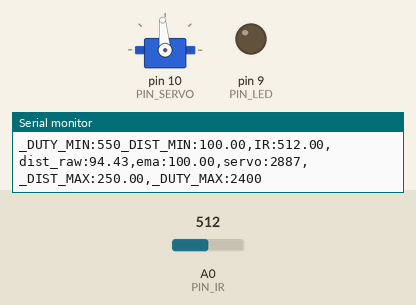
Recording of a sketch running on a simulated Arduino Uno, built with avr-gcc and run on an emulated ATmega328P. Shown: servo, output pins drawn as LEDs (lit = HIGH), the last lines printed to the serial monitor. Inputs (shaded band) come from the test bench; at power-on: A0 (PIN_IR) = 512.

Above: at 1.2 s.
1.3 s: A0 (PIN_IR) set to 476
At 2.2 s:
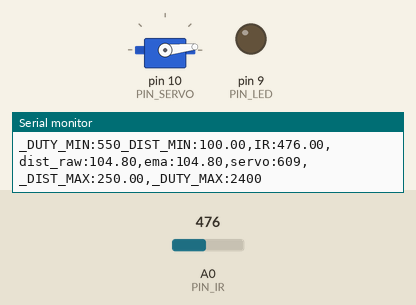
2.8 s: A0 (PIN_IR) set to 306
At 4.1 s:
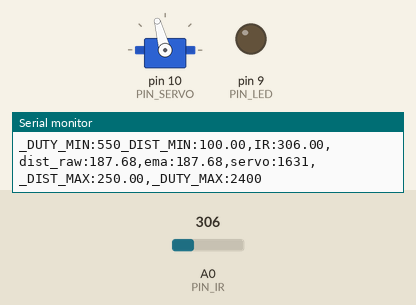
Timing chart, 0 to 5.8 s (numbered marks = the images above; inputs shaded):
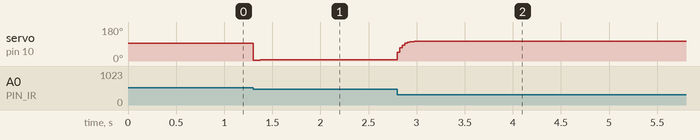

Measured:
- the behaviour switches between 493 and 492 on A0 (PIN_IR) (found by bisection; images 0 and 1)
- after the input at 1.3 s, servo on pin 10 (PIN_SERVO): 95° → 6° at once
- after the input at 2.8 s, servo on pin 10 (PIN_SERVO): moves from 6° to 105° over 0.23 s, starting at once

The sketch:

17_example_3.ino
```cpp
#include <Servo.h>

// Arduino pin assignment

#define PIN_IR    0         // IR sensor at Pin A0
#define PIN_LED   9
#define PIN_SERVO 10

#define _DUTY_MIN 550  // servo full clock-wise position (0 degree)
#define _DUTY_NEU 1525  // servo neutral position (90 degree)
#define _DUTY_MAX 2400 // servo full counter-clockwise position (180 degree)

#define _DIST_MIN  100.0   // minimum distance 100mm
#define _DIST_MAX  250.0   // maximum distance 250mm

#define _EMA_ALPHA 0.4      // for EMA Filter

#define LOOP_INTERVAL 25   // Loop Interval (unit: msec)

Servo myservo;
unsigned long last_loop_time;   // unit: msec

float dist_prev = _DIST_MIN;
float dist_ema = _DIST_MIN;

void setup()
{
  pinMode(PIN_LED, OUTPUT);

  myservo.attach(PIN_SERVO);
  myservo.writeMicroseconds(_DUTY_NEU);

  Serial.begin(1000000);    // 1,000,000 bps
}

void loop()
{
  unsigned long time_curr = millis();
  int duty;
  float a_value, dist_raw;

  // wait until next event time
  if (time_curr < (last_loop_time + LOOP_INTERVAL))
    return;
  last_loop_time += LOOP_INTERVAL;

  a_value = analogRead(PIN_IR);
  dist_raw = ((6762.0 / (a_value - 9.0)) - 4.0) * 10.0;

  if(_DIST_MIN <= dist_raw && dist_raw <= _DIST_MAX){ // Put range Filter code here (_DIST_MIN ~ _DIST_MAX)
    // and turn on LED if the distance is in the range

    dist_ema = _EMA_ALPHA * dist_raw + ((1-_EMA_ALPHA) * dist_ema);

    //duty = map(dist_ema, _DIST_MIN, _DIST_MAX, _DUTY_MIN, _DUTY_MAX);
    duty = self_made_map(dist_ema, _DIST_MIN, _DIST_MAX, _DUTY_MIN, _DUTY_MAX);// Put map() equivalent code here

    myservo.writeMicroseconds(duty);
  }

  Serial.print("_DUTY_MIN:");  Serial.print(_DUTY_MIN);
  Serial.print("_DIST_MIN:");  Serial.print(_DIST_MIN);
  Serial.print(",IR:");        Serial.print(a_value);
  Serial.print(",dist_raw:");  Serial.print(dist_raw);
  Serial.print(",ema:");       Serial.print(dist_ema);
  Serial.print(",servo:");     Serial.print(duty);
  Serial.print(",_DIST_MAX:"); Serial.print(_DIST_MAX);
  Serial.print(",_DUTY_MAX:"); Serial.print(_DUTY_MAX);
  Serial.println("");
}

float self_made_map(float x, float in_min, float in_max, float out_min, float out_max) {
  return (x - in_min) * (out_max - out_min) / (in_max - in_min) + out_min;
}
```
